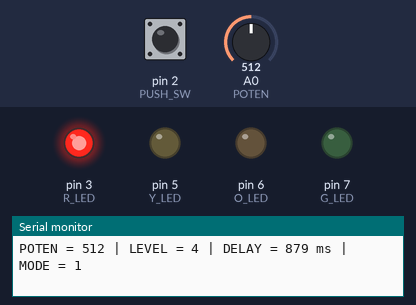
This sketch was run on a simulated Arduino Uno, built with avr-gcc and run on an emulated ATmega328P. Shown: output pins drawn as LEDs (lit = HIGH), the last lines printed to the serial monitor. The inputs (shaded band) are chosen by the test bench; at power-on: A0 (POTEN) = 512, pin 2 (PUSH_SW) HIGH.

Above: at 0.8 s.
0.9 s: A0 (POTEN) set to 0
3.9 s: pin 2 (PUSH_SW) pulled LOW for 0.15 s
At 6.8 s:
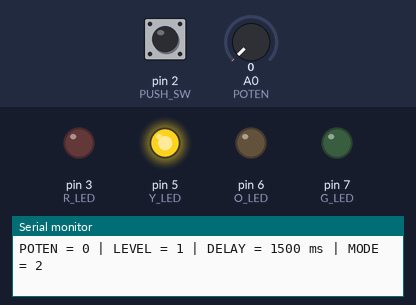
7.0 s: pin 2 (PUSH_SW) pulled LOW for 1 s
11.0 s: pin 2 (PUSH_SW) pulled LOW for 0.15 s
At 13.4 s:
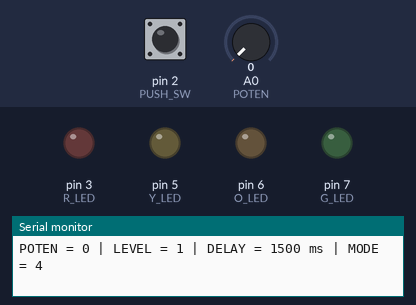
14.1 s: A0 (POTEN) set to 421
At 16.9 s:
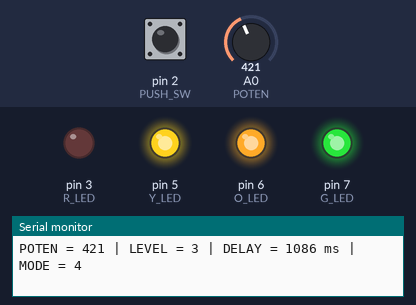
17.1 s: A0 (POTEN) set to 454
At 19.8 s:
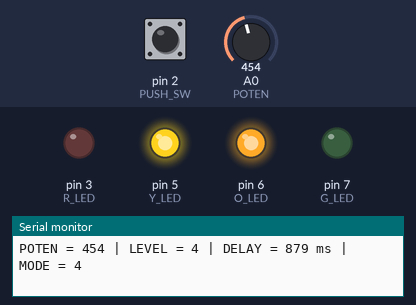
Timing chart, 0 to 20.7 s (numbered marks = the images above; inputs shaded):
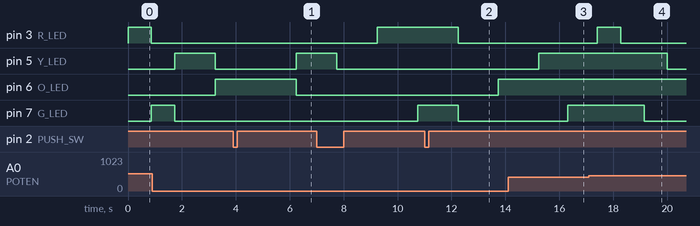

The sketch:

Lab_16_cp2.ino
```cpp
  #include <Arduino_FreeRTOS.h>

  #define PUSH_SW 2
  #define R_LED 3
  #define G_LED 7
  #define Y_LED 5
  #define O_LED 6
  #define POTEN A0

  volatile byte mode = 1;
  volatile uint16_t delayTime = 500;

  const byte mode1[] = {
    0b0001,
    0b0010,
    0b0100,
    0b1000,
    0b0000
  };

  const byte mode2[] = {
    0b1000,
    0b0100,
    0b0010,
    0b0001,
    0b0000
  };

  const byte mode3[] = {
    0b0000,
    0b0001,
    0b0011,
    0b0111,
    0b1111,
    0b0111,
    0b0011,
    0b0001
  };

  const byte mode4[] = {
    0b0000,
    0b1000,
    0b1100,
    0b1110,
    0b1111,
    0b1110,
    0b1100,
    0b1000
  };

  void Input_Task(void *pvParameters);
  void LED_Task(void *pvParameters);
  void setLED(byte data);

  void setup()
  {
    Serial.begin(9600);

    pinMode(PUSH_SW, INPUT);

    pinMode(R_LED, OUTPUT);
    pinMode(G_LED, OUTPUT);
    pinMode(Y_LED, OUTPUT);
    pinMode(O_LED, OUTPUT);

    digitalWrite(R_LED, LOW);
    digitalWrite(G_LED, LOW);
    digitalWrite(Y_LED, LOW);
    digitalWrite(O_LED, LOW);

    xTaskCreate(
      Input_Task,
      "Input",
      192,
      NULL,
      1,
      NULL
    );

    xTaskCreate(
      LED_Task,
      "LED",
      192,
      NULL,
      1,
      NULL
    );

    vTaskStartScheduler();
  }

  void setLED(byte data)
  {
    digitalWrite(R_LED, (data & 0b0001) ? HIGH : LOW);
    digitalWrite(G_LED, (data & 0b0010) ? HIGH : LOW);
    digitalWrite(Y_LED, (data & 0b0100) ? HIGH : LOW);
    digitalWrite(O_LED, (data & 0b1000) ? HIGH : LOW);
  }

  void Input_Task(void *pvParameters)
  {
    int lastSwitch = HIGH;
    unsigned long lastPress = 0;

    while (1)
    {
      int sw = digitalRead(PUSH_SW);

      if (lastSwitch == HIGH && sw == LOW)
      {
        if (millis() - lastPress > 150)
        {
          lastPress = millis();

          mode++;

          if (mode > 4)
          {
            mode = 1;
          }

          Serial.print("MODE = ");
          Serial.println(mode);
        }
      }

      lastSwitch = sw;

      int poten = analogRead(POTEN);

      int level = map(poten, 0, 1023, 0, 7);
      level = constrain(level, 0, 7);

      uint16_t newDelay = map(
        level,
        0,
        7,
        1500,
        50
      );

      delayTime = newDelay;

      Serial.print("POTEN = ");
      Serial.print(poten);

      Serial.print(" | LEVEL = ");
      Serial.print(level + 1);

      Serial.print(" | DELAY = ");
      Serial.print(delayTime);

      Serial.print(" ms | MODE = ");
      Serial.println(mode);

      vTaskDelay(pdMS_TO_TICKS(100));
    }
  }

  void LED_Task(void *pvParameters)
  {
    byte stepIndex = 0;
    byte oldMode = mode;

    while (1)
    {
      byte currentMode = mode;

      if (currentMode != oldMode)
      {
        stepIndex = 0;
        oldMode = currentMode;
      }

      byte data;
      byte length;

      if (currentMode == 1)
      {
        length = 5;
        data = mode1[stepIndex];
      }
      else if (currentMode == 2)
      {
        length = 5;
        data = mode2[stepIndex];
      }
      else if (currentMode == 3)
      {
        length = 8;
        data = mode3[stepIndex];
      }
      else
      {
        length = 8;
        data = mode4[stepIndex];
      }

      setLED(data);

      stepIndex++;

      if (stepIndex >= length)
      {
        stepIndex = 0;
      }

      uint16_t waitTime = delayTime;

      vTaskDelay(pdMS_TO_TICKS(waitTime));
    }
  }

  void loop()
  {
  }
```

Measured:
- the behaviour switches between 438 and 439 on A0 (POTEN) (found by bisection; images 3 and 4)
- after the input at 3.9 s, pin 3 (R_LED): stays LOW (without the input it goes to HIGH after 2.3 s); pin 5 (Y_LED): LOW → HIGH after 2.3 s; pin 6 (O_LED): HIGH → LOW after 2.3 s instead of 0.84 s
- after the input at 11.0 s, pin 3 (R_LED), pin 7 (G_LED): HIGH → LOW after 1.2 s; pin 5 (Y_LED): stays LOW (without the input it goes to HIGH after 1.2 s)
- after the input at 14.1 s, pin 7 (G_LED): LOW → HIGH after 2.2 s instead of 2.6 s
- after the input at 17.1 s, pin 5 (Y_LED): HIGH → LOW after 2.9 s instead of 3.5 s; pin 7 (G_LED): HIGH → LOW after 2.0 s instead of 2.5 s
